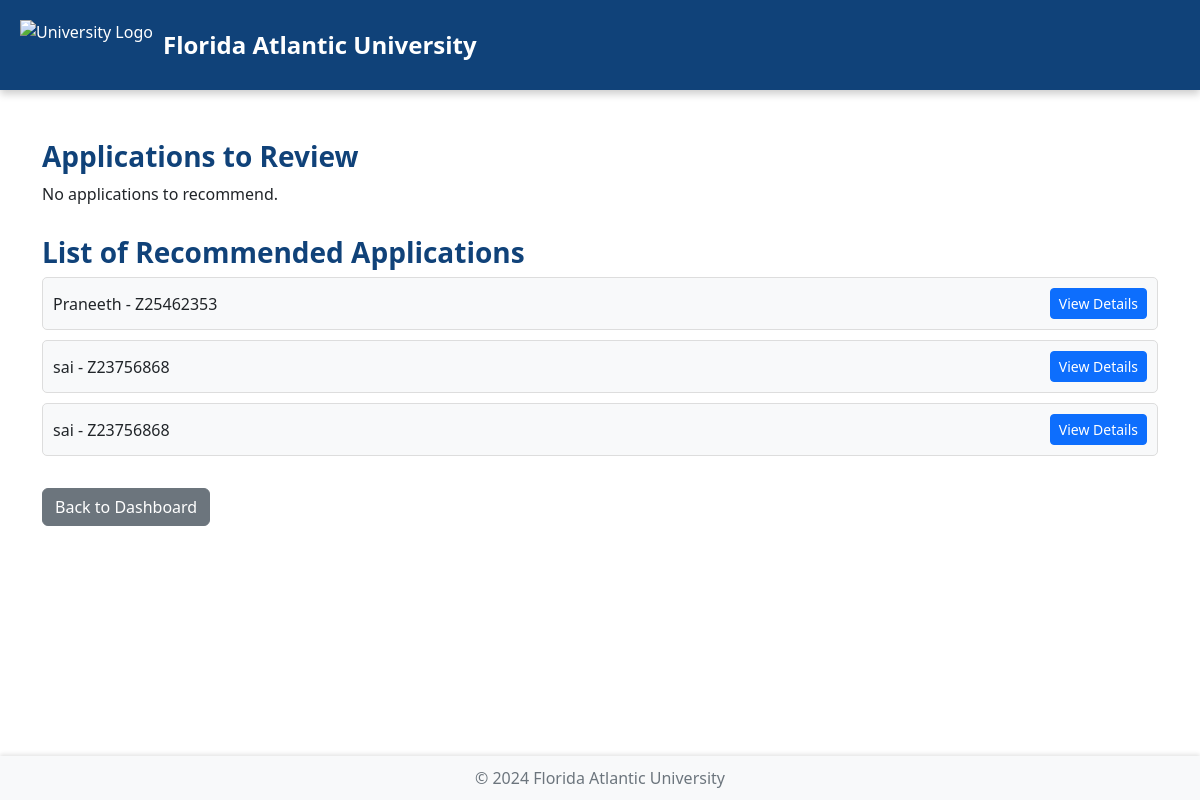
The app's page /department_staff/view-applications/ (signed in) with its own data.
### accounts/models.py (models this page shows, shortened)
class Application(models.Model):
    user = models.ForeignKey(User, on_delete=models.CASCADE, related_name="applications")
    full_name = models.CharField(max_length=255, default='')
    z_number=models.CharField(max_length=255,default='')
    previous_experience = models.CharField(max_length=255,default='')
    courses = models.ManyToManyField(Course)
    resume = models.FileField(upload_to='resumes/', blank=True, null=True)  # New field for resume
    submission_date = models.DateTimeField(auto_now_add=True)
    status = models.CharField(
        max_length=20,
        choices=(
            ('under_review', 'Under Review'),
            ('approved', 'Approved'),
            ('rejected', 'Rejected'),
        ),
        default='under_review',
    )
    status_notified = models.BooleanField(default=False)  # Field to track notification status
    recommended_to_ta_committee = models.BooleanField(default=False)
    ta_committee_status = models.CharField(
        max_length=20,
        choices=(
            ('pending', 'Pending'),
            ('approved', 'Approved'),
            ('rejected', 'Rejected'),
        ),
        default='pending',
    )
    ta_applicant_response = models.CharField(
        max_length=20,
        choices=(
            ('accepted', 'Accepted'),
            ('rejected', 'Rejected'),
        ),
        blank=True,
        null=True
    )

### accounts/views.py (the view)
# urls.py: path('department_staff/view-applications/', views.department_staff_view_applications, name='department_staff_view_applications'),
def department_staff_view_applications(request):
    if request.user.role != 'department_staff':
        return redirect('home')
    non_recommended_applications = Application.objects.filter(recommended_to_ta_committee=False)
    forwarded_applications = Application.objects.filter(recommended_to_ta_committee=True)
    return render(request, 'accounts/department_staff_view_applications.html', {
        'non_recommended_applications': non_recommended_applications,
        'forwarded_applications': forwarded_applications
    })

### accounts/templates/accounts/department_staff_view_applications.html (shortened to what this page needs)
<!DOCTYPE html>
<html lang="en">
  <head>
    <link
      href="https://cdn.jsdelivr.net/npm/bootstrap@5.3.0-alpha1/dist/css/bootstrap.min.css"
      rel="stylesheet"
    />
  </head>
  <body>
    <header>
      <img
        src="https://banner2.cleanpng.com/20180623/srq/kisspng-florida-atlantic-university-florida-atlantic-owls-5b2df357a81f04.2104944515297380716886.jpg"
        alt="University Logo"
      />
      <div class="university-title">Florida Atlantic University</div>
    </header>
    <div class="container">
      <h3 class="section-title">Applications to Review</h3>
      <ul class="application-list">
        {% for application in non_recommended_applications %}
        <li>
          <span> {{ application.full_name }} - {{ application.email }} </span>
          <div>
            <a
              href="{% url 'department_staff_view_application_details' application.id %}"
              class="btn btn-primary btn-sm"
            >
              View Details
            </a>
            <a
              href="{% url 'department_staff_recommend_application' application.id %}"
              class="btn btn-success btn-sm"
            >
              Recommend to TA Committee
            </a>
          </div>
        </li>
        {% empty %}
        <p>No applications to recommend.</p>
        {% endfor %}
      </ul>
      <h3 class="section-title">List of Recommended Applications</h3>
      <ul class="application-list">
        {% for application in forwarded_applications %}
        <li>
          <span>
            {{ application.full_name }} - {{ application.z_number }}
          </span>
          <a
            href="{% url 'department_staff_view_application_details' application.id %}"
            class="btn btn-primary btn-sm"
          >
            View Details
          </a>
        </li>
        {% empty %}
        <p>No forwarded applications.</p>
        {% endfor %}
      </ul>
      <a
        href="{% url 'department_staff_dashboard' %}"
        class="btn btn-secondary mt-3"
        >Back to Dashboard</a
      >
    </div>
    <footer><p>© 2024 Florida Atlantic University</p></footer>
  </body>
</html>

### accounts/templates/accounts/department_staff_view_applications.html (style rules this page uses)
body { display: flex; flex-direction: column; min-height: 100vh; margin: 0; }
header { display: flex; align-items: center; background-color: #104279; color: white; padding: 20px; box-shadow: 0 4px 8px rgba(0, 0, 0, 0.2); }
header img { height: 50px; margin-right: 10px; }
header .university-title { font-size: 24px; font-weight: bold; }
.container { margin-top: 20px; }
.section-title { margin-top: 30px; font-weight: bold; color: #104279; }
.application-list { list-style-type: none; padding: 0; }
.application-list li { background-color: #f8f9fa; padding: 10px; margin-bottom: 10px; border: 1px solid #ddd; border-radius: 5px; display: flex; justify-content: space-between; align-items: center; }
.application-list a { margin-left: 10px; }
footer { background-color: #f8f9fa; text-align: center; padding: 10px; margin-top: auto; box-shadow: 0 -2px 4px rgba(0, 0, 0, 0.1); }
footer p { margin: 0; color: #6c757d; }

### records on screen
Application: full_name "Praneeth", z_number "Z25462353"
Application: full_name "sai", z_number "Z23756868"
Application: full_name "sai", z_number "Z23756868"
